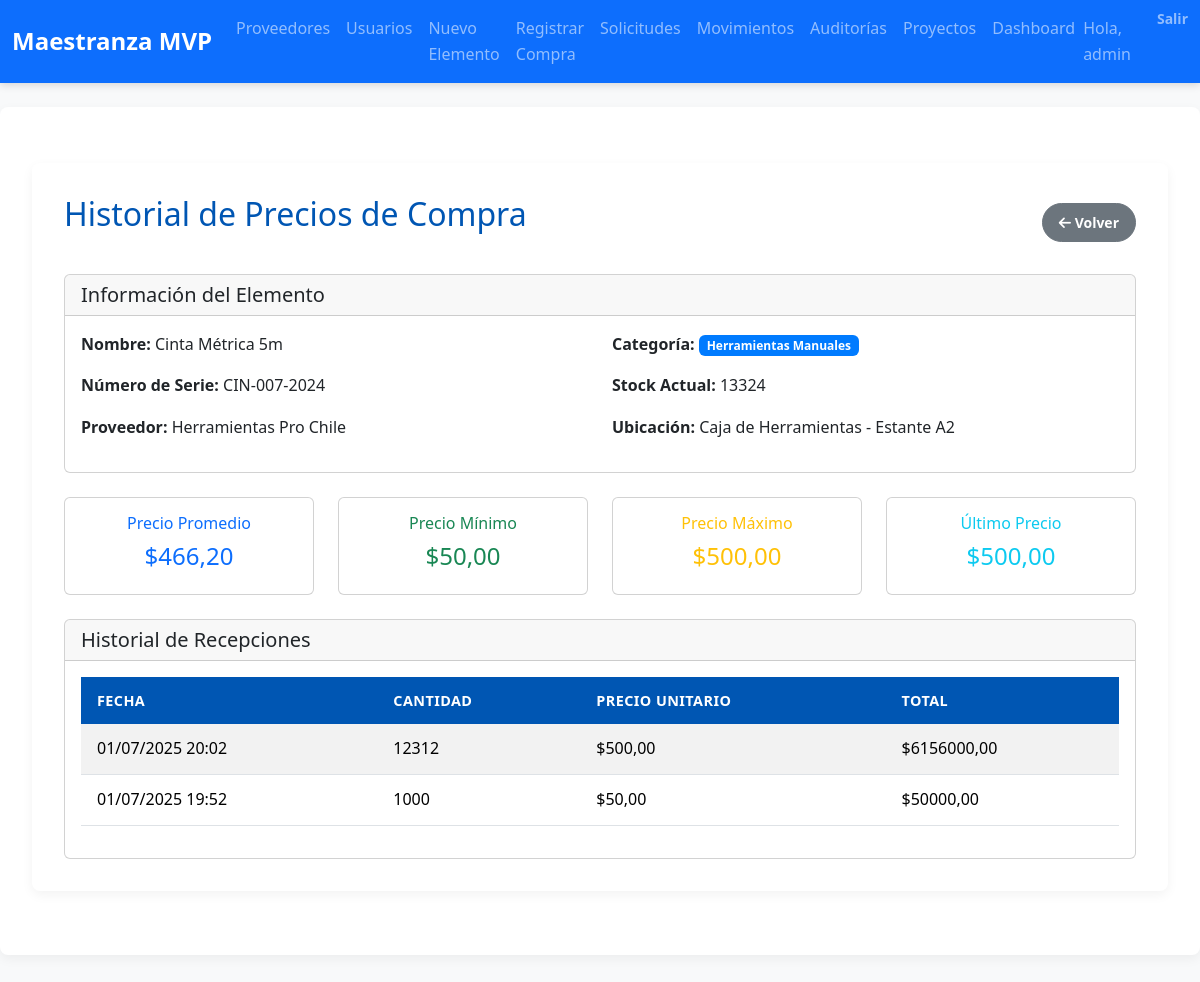
The app's page /elementos/6/historial-precios/ (signed in) with its own data.
### inventario/models.py (models this page shows, shortened)
class ElementoInventario(models.Model):
    nombre = models.CharField(max_length=100)
    descripcion = models.TextField(blank=True)
    numero_serie = models.CharField(max_length=50, unique=True)
    proveedor = models.ForeignKey(Proveedor, on_delete=models.PROTECT)
    categoria = models.ForeignKey(Categoria, on_delete=models.SET_NULL, null=True, blank=True)
    etiquetas = models.ManyToManyField(Etiqueta, blank=True)
    ubicacion = models.CharField(max_length=100)
    lote = models.CharField(max_length=50, blank=True, null=True, help_text="Identificador de lote (opcional)")
    fecha_vencimiento = models.DateField(blank=True, null=True, help_text="Fecha de vencimiento (opcional)")
    stock_actual = models.PositiveIntegerField(default=0)
    stock_minimo = models.PositiveIntegerField(default=1)

class Proveedor(models.Model):
    nombre = models.CharField(max_length=100)
    contacto = models.CharField(max_length=100, blank=True)

class Categoria(models.Model):
    nombre = models.CharField(max_length=50, unique=True)
    descripcion = models.TextField(blank=True)
    color = models.CharField(max_length=7, default='#007bff', help_text='Color en formato hexadecimal')
    class Meta:
        verbose_name_plural = "Categorías"
        ordering = ['nombre']

class RecepcionCompra(models.Model):
    elemento = models.ForeignKey(ElementoInventario, on_delete=models.CASCADE)
    cantidad = models.PositiveIntegerField()
    precio_unitario = models.DecimalField(max_digits=12, decimal_places=2, default=1)
    fecha = models.DateTimeField(auto_now_add=True)

### inventario/decorators.py (the view)
        def wrapper(request, *args, **kwargs):
            user = request.user
            if user.is_authenticated and (
                user.is_superuser or
                user.groups.filter(name=role_name).exists()
            ):
                return view_func(request, *args, **kwargs)
            messages.error(request,
                "🚫 No tienes permiso para acceder a esta funcionalidad."
            )
            return redirect('inventario:index')

### inventario/context_processors.py (called while the page is built)
def role_flags(request):
    user = request.user
    return {
        'is_admin':    user.is_authenticated and user.is_superuser,
        'is_gestor':   user.is_authenticated and user.groups.filter(name='Gestor de Inventario').exists(),
        'is_comprador':user.is_authenticated and user.groups.filter(name='Comprador').exists(),
        'is_logistica':user.is_authenticated and user.groups.filter(name='Logística').exists(),
        'is_auditor':  user.is_authenticated and user.groups.filter(name='Auditor').exists(),
        'is_produccion':user.is_authenticated and user.groups.filter(name='Jefe de Producción').exists(),
        'is_gerente_proyecto':user.is_authenticated and user.groups.filter(name='Gerente de Proyectos').exists(),
        'is_usuario_final':user.is_authenticated and user.groups.filter(name='Usuario Final').exists(),
    }

### inventario/templatetags/inventario_extras.py (called while the page is built)
@register.filter
def multiply(value, arg):
    try:
        return float(value) * float(arg)
    except (ValueError, TypeError):
        return 0

### inventario/templates/inventario/historial_precios.html (shortened to what this page needs)
{% extends 'inventario/base.html' %}
{% load inventario_extras %}
{% block content %}
<div class="container mt-4">
    <div class="row">
        <div class="col-12">
            <div class="d-flex justify-content-between align-items-center mb-4">
                <h2>Historial de Precios de Compra</h2>
                <a href="{% url 'inventario:index' %}" class="btn btn-secondary">
                    <i class="fas fa-arrow-left"></i> Volver
                </a>
            </div>
            <div class="card mb-4">
                <div class="card-header">
                    <h5 class="mb-0">Información del Elemento</h5>
                </div>
                <div class="card-body">
                    <div class="row">
                        <div class="col-md-6">
                            <p><strong>Nombre:</strong> {{ elemento.nombre }}</p>
                            <p><strong>Número de Serie:</strong> {{ elemento.numero_serie }}</p>
                            <p><strong>Proveedor:</strong> {{ elemento.proveedor.nombre }}</p>
                        </div>
                        <div class="col-md-6">
                            <p><strong>Categoría:</strong>
                                {% if elemento.categoria %}
                                    <span class="badge" style="background-color: {{ elemento.categoria.color }};">
                                        {{ elemento.categoria.nombre }}
                                    </span>
                                {% else %}
                                    <span class="text-muted">Sin categoría</span>
                                {% endif %}
                            </p>
                            <p><strong>Stock Actual:</strong> {{ elemento.stock_actual }}</p>
                            <p><strong>Ubicación:</strong> {{ elemento.ubicacion }}</p>
                        </div>
                    </div>
                </div>
            </div>
            {% if recepciones %}
            <div class="row mb-4">
                <div class="col-md-3">
                    <div class="card text-center">
                        <div class="card-body">
                            <h6 class="card-title text-primary">Precio Promedio</h6>
                            <h4 class="text-primary">${{ precio_promedio|floatformat:2 }}</h4>
                        </div>
                    </div>
                </div>
                <div class="col-md-3">
                    <div class="card text-center">
                        <div class="card-body">
                            <h6 class="card-title text-success">Precio Mínimo</h6>
                            <h4 class="text-success">${{ precio_minimo|floatformat:2 }}</h4>
                        </div>
                    </div>
                </div>
                <div class="col-md-3">
                    <div class="card text-center">
                        <div class="card-body">
                            <h6 class="card-title text-warning">Precio Máximo</h6>
                            <h4 class="text-warning">${{ precio_maximo|floatformat:2 }}</h4>
                        </div>
                    </div>
                </div>
                <div class="col-md-3">
                    <div class="card text-center">
                        <div class="card-body">
                            <h6 class="card-title text-info">Último Precio</h6>
                            <h4 class="text-info">${{ precio_ultimo|floatformat:2 }}</h4>
                        </div>
                    </div>
                </div>
            </div>
            {% endif %}
            <div class="card">
                <div class="card-header">
                    <h5 class="mb-0">Historial de Recepciones</h5>
                </div>
                <div class="card-body">
                    {% if recepciones %}
                        <div class="table-responsive">
                            <table class="table table-striped">
                                <thead>
                                    <tr>
                                        <th>Fecha</th>
                                        <th>Cantidad</th>
                                        <th>Precio Unitario</th>
                                        <th>Total</th>
                                    </tr>
                                </thead>
                                <tbody>
                                    {% for recepcion in recepciones %}
                                    <tr>
                                        <td>{{ recepcion.fecha|date:"d/m/Y H:i" }}</td>
                                        <td>{{ recepcion.cantidad }}</td>
                                        <td>${{ recepcion.precio_unitario|floatformat:2 }}</td>
                                        <td>${{ recepcion.cantidad|multiply:recepcion.precio_unitario|floatformat:2 }}</td>
                                    </tr>
                                    {% endfor %}
                                </tbody>
                            </table>
                        </div>
                    {% else %}
                        <div class="text-center py-4">
                            <i class="fas fa-chart-line fa-3x text-muted mb-3"></i>
                            <h5 class="text-muted">No hay recepciones registradas</h5>
                            <p class="text-muted">Este elemento no tiene historial de precios de compra.</p>
                        </div>
                    {% endif %}
                </div>
            </div>
        </div>
    </div>
</div>
{% endblock %}

### inventario/templates/inventario/base.html (shortened to what this page needs)
{% load static %}
<!DOCTYPE html>
<html lang="es">
<head>
  <link
    href="https://cdn.jsdelivr.net/npm/bootstrap@5.3.2/dist/css/bootstrap.min.css"
    rel="stylesheet"
>
  <link
    href="https://cdnjs.cloudflare.com/ajax/libs/font-awesome/6.4.0/css/all.min.css"
    rel="stylesheet"
>
  <link rel="stylesheet" href="{% static 'inventario/css/styles.css' %}">
</head>
<body>
  <nav class="navbar navbar-expand-lg navbar-dark bg-primary">
    <div class="container-fluid">
      <a class="navbar-brand" href="{% url 'inventario:index' %}">Maestranza MVP</a>
      <div class="collapse navbar-collapse" id="navbarNav">
        <ul class="navbar-nav me-auto">
          {% if user.is_authenticated %}
            {% if is_admin %}
              <li class="nav-item"><a class="nav-link" href="{% url 'inventario:proveedor_list' %}">Proveedores</a></li>
              <li class="nav-item"><a class="nav-link" href="{% url 'inventario:usuario_list' %}">Usuarios</a></li>
              <li class="nav-item"><a class="nav-link" href="{% url 'inventario:elemento_create' %}">Nuevo Elemento</a></li>
              <li class="nav-item"><a class="nav-link" href="{% url 'inventario:recepcion_create' %}">Registrar Compra</a></li>
              <li class="nav-item"><a class="nav-link" href="{% url 'inventario:solicitud_list' %}">Solicitudes</a></li>
              <li class="nav-item"><a class="nav-link" href="{% url 'inventario:movimiento_list' %}">Movimientos</a></li>
              <li class="nav-item"><a class="nav-link" href="{% url 'inventario:auditoria_list' %}">Auditorías</a></li>
              <li class="nav-item"><a class="nav-link" href="{% url 'inventario:proyecto_list' %}">Proyectos</a></li>
              <li class="nav-item"><a class="nav-link" href="{% url 'inventario:dashboard_proyectos' %}">Dashboard</a></li>
            {% endif %}
          {% endif %}
        </ul>
        <ul class="navbar-nav">
          {% if user.is_authenticated %}
            <li class="nav-item navbar-text me-3">Hola, {{ user.username }}</li>
            <li class="nav-item">
              <form method="post" action="{% url 'logout' %}" class="d-inline">
                <button class="nav-link btn btn-link p-0">Salir</button>
              </form>
            </li>
          {% endif %}
        </ul>
      </div>
    </div>
  </nav>
  <div class="container mt-4">
    {% block content %}{% endblock %}
  </div>
</body>
</html>

### inventario/static/inventario/css/styles.css (style rules this page uses)
:root { --brand-primary: #0056b3; --brand-secondary: #6c757d; --brand-success: #28a745; --brand-warning: #ffc107; --brand-danger: #dc3545; --brand-info: #17a2b8; --light-bg: #f8f9fa; --dark-bg: #343a40; --text-base: #212529; --text-muted: #6c757d; --table-border: #dee2e6; --stripe-bg: rgba(0, 0, 0, 0.03); }
* { margin: 0; padding: 0; box-sizing: border-box; }
body { font-family: 'Segoe UI', Tahoma, Geneva, Verdana, sans-serif; background-color: var(--light-bg); color: var(--text-base); line-height: 1.6; }
.navbar { box-shadow: 0 2px 8px rgba(0, 0, 0, 0.15); }
.navbar-brand { font-weight: 700; font-size: 1.5rem; }
.nav-link { font-weight: 500; }
.container { max-width: 1200px; margin: 2rem auto; background: #fff; padding: 2rem; border-radius: 0.5rem; box-shadow: 0 4px 12px rgba(0, 0, 0, 0.05); }
h1, h2, h3 { color: var(--brand-primary); margin-bottom: 1rem; }
.table { width: 100%; margin-bottom: 1rem; border-collapse: separate; border-spacing: 0; }
.table thead th { background-color: var(--brand-primary); color: #ffffff; text-transform: uppercase; font-size: 0.9rem; letter-spacing: 0.03em; border: none; }
.table th, .table td { padding: 0.75rem 1rem; border-bottom: 1px solid var(--table-border); vertical-align: middle; }
.table-striped tbody tr:nth-of-type(odd) { background-color: var(--stripe-bg); }
.btn { border-radius: 2rem; padding: 0.5rem 1rem; font-size: 0.875rem; font-weight: 600; transition: filter 0.2s ease; }

### records on screen
ElementoInventario: nombre "Cinta Métrica 5m", numero_serie "CIN-007-2024", proveedor.nombre "Herramientas Pro Chile", categoria.nombre "Herramientas Manuales", stock_actual "13324", ubicacion "Caja de Herramientas - Estante A2"
RecepcionCompra: precio_unitario "50,00", fecha "01/07/2025 19:52", cantidad "1000", cantidad|multiply "50000,00"
RecepcionCompra: precio_unitario "500,00", fecha "01/07/2025 20:02", cantidad "12312", cantidad|multiply "6156000,00"

### other values on screen
{{ user.username }} "admin"
{{ precio_promedio|floatformat:2 }} "466,20"
